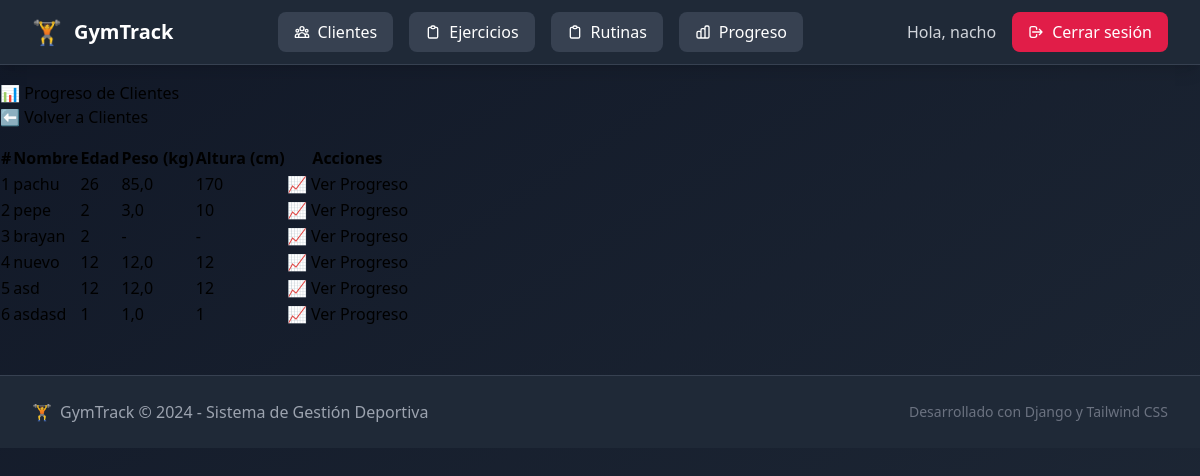
/progreso/ (signed in), run on an earlier commit of the app's database.
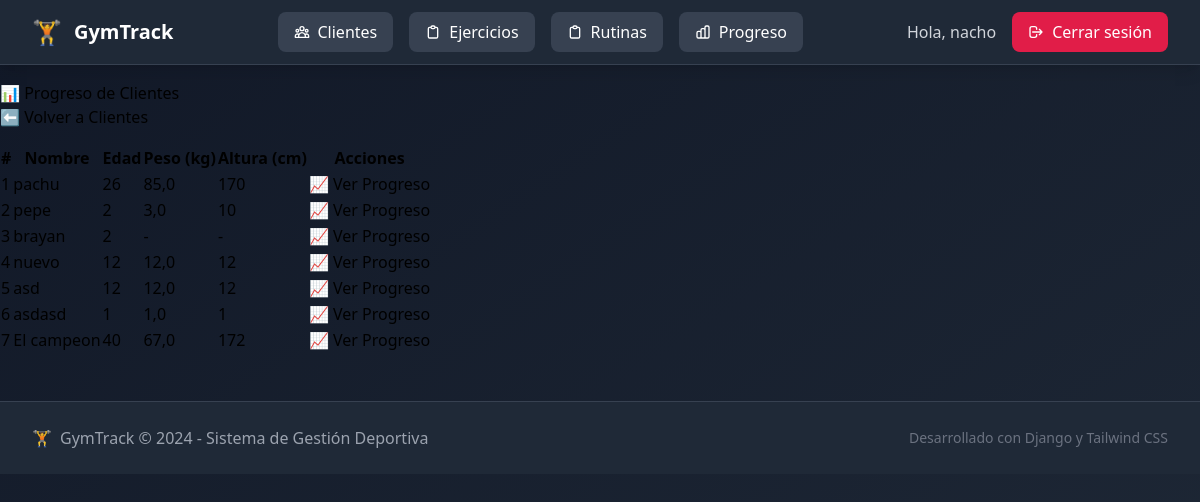
And on a later commit of the database.
### usuarios/models.py (models this page shows, shortened)
class Usuario(AbstractUser):
    ROLES = (
        ("entrenador", "Entrenador"),
        ("admin", "Administrador"),
    )
    rol = models.CharField(max_length=20, choices=ROLES, default="entrenador")

### clientes/models.py (models this page shows, shortened)
class Cliente(models.Model):
    entrenadores = models.ManyToManyField(settings.AUTH_USER_MODEL, related_name="clientes")
    nombre = models.CharField(max_length=100)
    edad = models.PositiveIntegerField(null=True, blank=True)
    altura_cm = models.PositiveIntegerField(null=True, blank=True)
    peso_kg = models.FloatField(null=True, blank=True)
    lesiones = models.TextField(blank=True, help_text="Anotar lesiones o complicaciones")

### progreso/views.py (the view)
# urls.py: path("", views.index, name="index"),
@login_required
def index(request):
    if request.user.is_superuser:
        clientes = Cliente.objects.all()
    else:
        clientes = Cliente.objects.filter(entrenadores=request.user)
    return render(request, "progreso/index.html", {"clientes": clientes})

### progreso/templates/progreso/index.html (shortened to what this page needs)
{% extends "base.html" %}
{% block content %}
<div class="container mt-4 text-light">
  <div class="d-flex justify-content-between align-items-center mb-4">
    <h2 class="mb-0">📊 Progreso de Clientes</h2>
    <a href="{% url 'clientes:lista' %}" class="btn btn-outline-light">⬅️ Volver a Clientes</a>
  </div>
  {% if clientes %}
  <div class="table-responsive">
    <table class="table table-dark table-striped align-middle">
      <thead class="table-primary text-dark">
        <tr>
          <th>#</th>
          <th>Nombre</th>
          <th>Edad</th>
          <th>Peso (kg)</th>
          <th>Altura (cm)</th>
          <th>Acciones</th>
        </tr>
      </thead>
      <tbody>
        {% for cliente in clientes %}
        <tr>
          <td>{{ forloop.counter }}</td>
          <td class="fw-bold">{{ cliente.nombre }}</td>
          <td>{{ cliente.edad|default:"-" }}</td>
          <td>{{ cliente.peso_kg|default:"-" }}</td>
          <td>{{ cliente.altura_cm|default:"-" }}</td>
          <td>
            <a href="{% url 'progreso:lista' cliente.id %}" class="btn btn-sm btn-info text-dark fw-bold">
              📈 Ver Progreso
            </a>
          </td>
        </tr>
        {% endfor %}
      </tbody>
    </table>
  </div>
  {% else %}
  <div class="alert alert-secondary text-center mt-3">
    No hay clientes registrados aún.
  </div>
  {% endif %}
</div>
{% endblock %}

### templates/base.html (shortened to what this page needs)
<!DOCTYPE html>
<html lang="es">
  <head>
    <script src="https://cdn.tailwindcss.com"></script>
  </head>
  <body class="bg-gradient-to-br from-gray-900 to-gray-800 min-h-screen">
    <nav class="bg-gray-800 border-b border-gray-700 shadow-lg">
      <div class="max-w-7xl mx-auto px-4 sm:px-6 lg:px-8">
        <div class="flex justify-between items-center h-16">
          <div class="flex items-center">
            <a href="/" class="flex items-center space-x-3 text-xl font-bold text-white hover:text-emerald-400 transition-colors">
              <span class="text-2xl">🏋️</span>
              <span class="hidden sm:inline">GymTrack</span>
            </a>
          </div>
          <div class="hidden md:flex items-center space-x-4">
            <a href="{% url 'clientes:lista' %}" class="inline-flex items-center px-4 py-2 bg-gray-700 hover:bg-gray-600 text-white font-medium rounded-lg transition-colors">
              Clientes
            </a>
            <a href="{% url 'ejercicios:lista' %}" class="inline-flex items-center px-4 py-2 bg-gray-700 hover:bg-gray-600 text-white font-medium rounded-lg transition-colors">
              <svg class="w-4 h-4 mr-2" fill="none" stroke="currentColor" viewBox="0 0 24 24">
                <path stroke-linecap="round" stroke-linejoin="round" stroke-width="2" d="M9 5H7a2 2 0 00-2 2v12a2 2 0 002 2h10a2 2 0 002-2V7a2 2 0 00-2-2h-2M9 5a2 2 0 002 2h2a2 2 0 002-2M9 5a2 2 0 012-2h2a2 2 0 012 2"></path>
              </svg>
              Ejercicios
            </a>
            <a href="{% url 'rutinas:lista' %}" class="inline-flex items-center px-4 py-2 bg-gray-700 hover:bg-gray-600 text-white font-medium rounded-lg transition-colors">
              <svg class="w-4 h-4 mr-2" fill="none" stroke="currentColor" viewBox="0 0 24 24">
                <path stroke-linecap="round" stroke-linejoin="round" stroke-width="2" d="M9 5H7a2 2 0 00-2 2v12a2 2 0 002 2h10a2 2 0 002-2V7a2 2 0 00-2-2h-2M9 5a2 2 0 002 2h2a2 2 0 002-2M9 5a2 2 0 012-2h2a2 2 0 012 2"></path>
              </svg>
              Rutinas
            </a>
            <a href="{% url 'progreso:index' %}" class="inline-flex items-center px-4 py-2 bg-gray-700 hover:bg-gray-600 text-white font-medium rounded-lg transition-colors">
              Progreso
            </a>
          </div>
          <div class="hidden md:flex items-center space-x-4">
            {% if user.is_authenticated %}
              <span class="text-gray-300 font-medium">Hola, {{ user.username }}</span>
              <a href="{% url 'usuarios:logout' %}" class="inline-flex items-center px-4 py-2 bg-rose-600 hover:bg-rose-500 text-white font-medium rounded-lg transition-colors">
                <svg class="w-4 h-4 mr-2" fill="none" stroke="currentColor" viewBox="0 0 24 24">
                  <path stroke-linecap="round" stroke-linejoin="round" stroke-width="2" d="M17 16l4-4m0 0l-4-4m4 4H7m6 4v1a3 3 0 01-3 3H6a3 3 0 01-3-3V7a3 3 0 013-3h4a3 3 0 013 3v1"></path>
                </svg>
                Cerrar sesión
              </a>
            {% endif %}
          </div>
        </div>
      </div>
    </nav>
    <main class="flex-1">
      {% block content %}{% endblock %}
    </main>
    <footer class="bg-gray-800 border-t border-gray-700 mt-12">
      <div class="max-w-7xl mx-auto py-6 px-4 sm:px-6 lg:px-8">
        <div class="flex flex-col md:flex-row justify-between items-center">
          <div class="flex items-center space-x-2 text-gray-400 mb-4 md:mb-0">
            <span>🏋️</span>
            <span>GymTrack &copy; 2024 - Sistema de Gestión Deportiva</span>
          </div>
          <div class="text-gray-500 text-sm">
            Desarrollado con Django y Tailwind CSS
          </div>
        </div>
      </div>
    </footer>
  </body>
</html>

What changed in the data, as far as the page shows it:
added Cliente: nombre "El campeon", edad "40", peso_kg "67,0", altura_cm "172"
